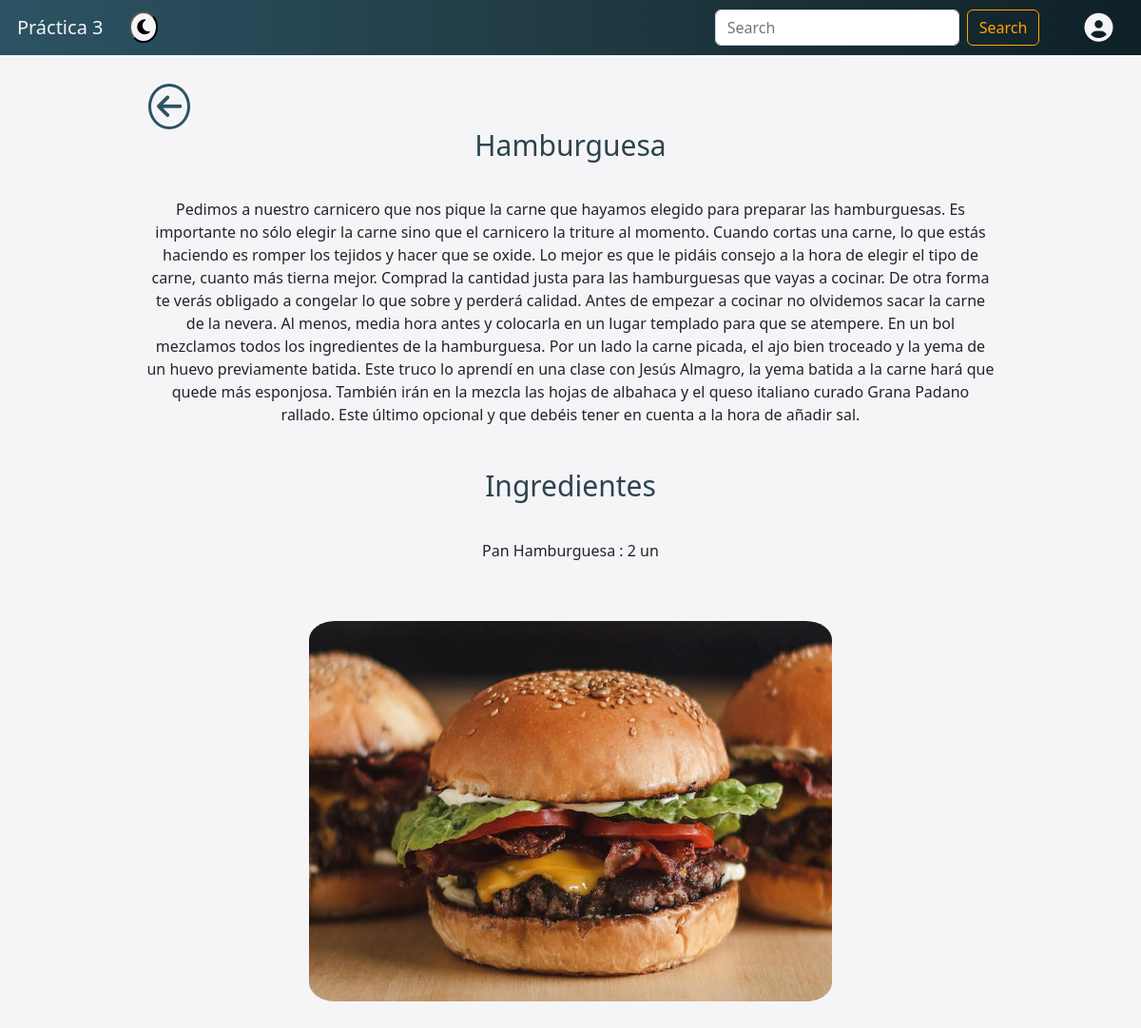
/recetas/60/, run on an earlier commit of the app's database.
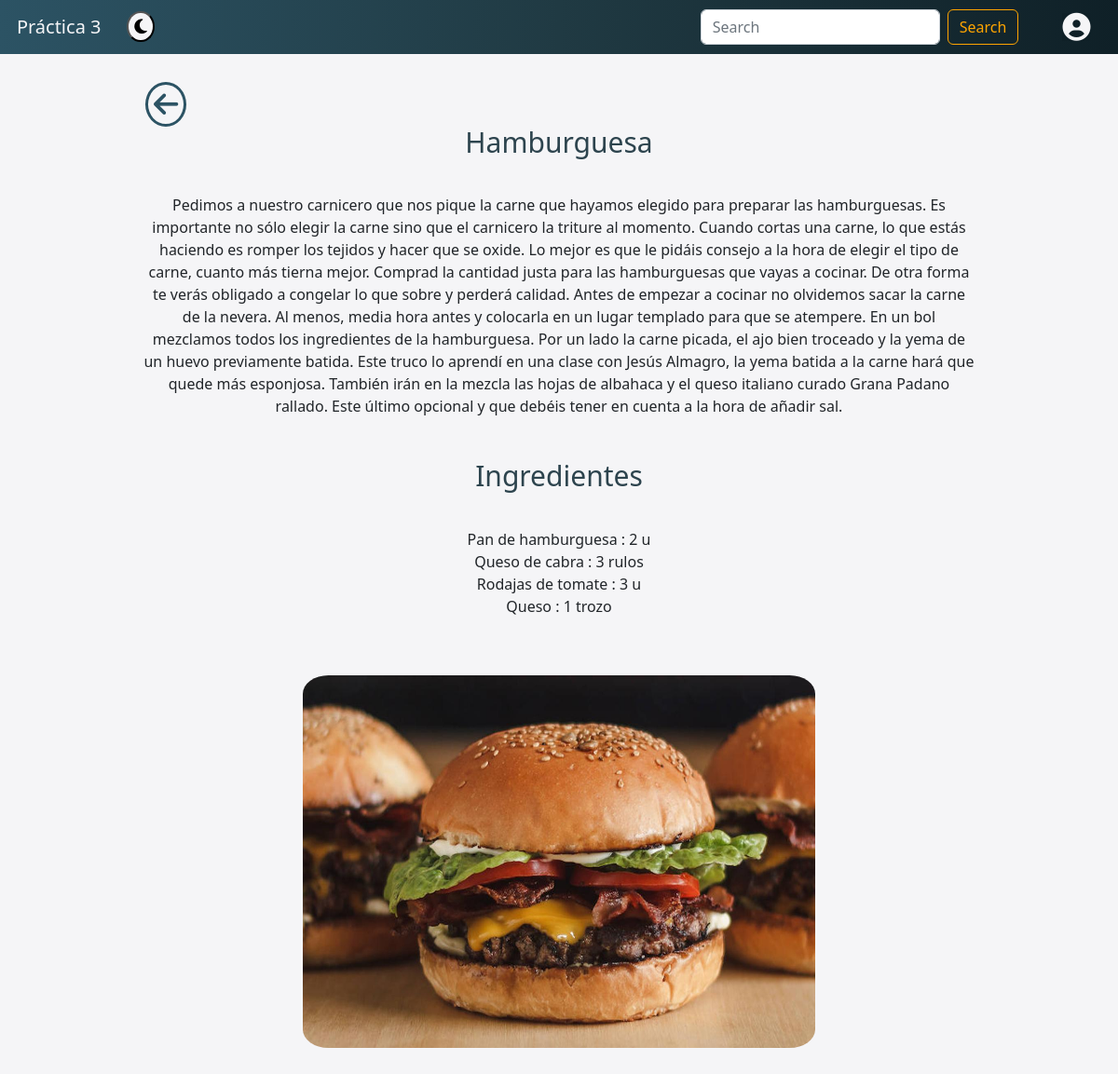
And on a later commit of the database.
### recetas/models.py (models this page shows, shortened)
class Receta(models.Model):
	nombre       = models.CharField(max_length=200, validators=[validate_mayus])
	preparación  = models.TextField(max_length=5000, validators=[validate_mayus])
	foto         = models.FileField(upload_to='media/fotos')

class Ingrediente(models.Model):
	nombre        = models.CharField(max_length=100)
	cantidad      = models.PositiveSmallIntegerField()
	unidades      = models.CharField(max_length=5)
	receta        = models.ForeignKey(Receta, on_delete=models.CASCADE)

### recetas/views.py (the view)
# urls.py: path('recetas/<int:id>/', views.detalles, name='detalles'),
def detalles(request, id):
    receta = Receta.objects.get(id = id)
    ingredientes = Ingrediente.objects.filter(receta = receta)
    return render(request, "detalles.html", {'receta': receta, 'ingredientes': ingredientes})

### recetas/templates/detalles.html (shortened to what this page needs)
{% extends 'base.html' %}
{% block contenido %}
    {% load static %}
    <link rel="stylesheet" href="{% static 'css/detalles.css' %}">
    <a class="fas fa-arrow-left" href="/"></a>
    <div class="div-detalles-comida" id="div-detalles-comida">
        <br><br><br>
        <p class="p-detalles-titulo">{{receta.nombre}}</p>
        <p class="p-detalles-receta">{{receta.preparación|linebreaksbr}}</p>
        {% if ingredientes %}
            <br>
            <p class="p-detalles-titulo">Ingredientes</p>
            <p class="p-detalles-receta">
                {% for ingrediente in ingredientes %}
                    {{ingrediente.nombre}} : {{ingrediente.cantidad}} {{ingrediente.unidades}}<br>
                {% endfor %}
            </p>
        {% endif %}
        <br>
        <img src="/{{receta.foto}}" class="detalles-imagen">
    </div>
{% endblock %}

### recetas/templates/base.html (shortened to what this page needs)
{% load static %}
<!DOCTYPE html>
<html lang="en">
<head>
	<link href="https://cdn.jsdelivr.net/npm/bootstrap@5.2.2/dist/css/bootstrap.min.css" rel="stylesheet">
	<link rel="stylesheet" href="{% static 'css/base.css' %}">
</head>
<body>
	<header>
		<nav class="navbar navbar-expand-lg bg-light" id="barra">
			<div class="container-fluid">
				<a class="navbar-brand" href="/">Práctica 3</a>
				<button class="switch" id="switch">
					<span><i class="fas fa-moon"></i></span>
				</button>
				<div class="collapse navbar-collapse" id="navbarSupportedContent">
					<form class="d-flex" role="search" method="GET" action="/">
						<input class="form-control me-2" type="search" placeholder="Search" aria-label="Search" name="searchInput">
						<button class="btn btn-outline-success" type="submit" id="boton-busqueda">Search</button>
					</form>
				</div>
				{% if user.is_authenticated %}
					<a class="nombre_usuario">{{ user.get_username }}</a>
					<a class="fas fa-sign-out-alt" href="{% url 'logout' %}?next={{ request.path }}"></a>
				{% else %}
					<a class="fas fa-user-circle" href="{% url 'login' %}?next={{ request.path }}"></a>
				{% endif %}
			</div>
		</nav>
	</header>
	<div class="container">
		{% block contenido %}
		{% endblock %}
	</div>
</body>
</html>

### recetas/static/css/base.css (style rules this page uses)
.navbar-brand { font-weight: 300; color: #f5f5f7; padding: 0.5%; }
.switch { font-size: 18px; border-radius: 100%; background-color: #f5f5f7; margin-left: 0.5%; }
.navbar.navbar-expand-lg.bg-light { background: #0F2027; background: -webkit-linear-gradient(to right, #2C5364, #203A43, #0F2027); background: linear-gradient(to right, #2C5364, #203A43, #0F2027); }
.btn.btn-outline-success { color: orange; border-color: orange; }
.fas.fa-user-circle { text-decoration: none; font-size: 30px; color: #f5f5f7; background-color: #0F2027; margin-left: 4%; margin-right: 1.5%; }
body { background-color: #f5f5f7; transition: .3s ease all; margin-bottom: 3%; }
.fas.fa-arrow-left { padding: 6px; position: absolute; margin-top: 2.5%; left: 13%; text-decoration: none; border: solid; border-radius: 100%; border-width: 3px; font-size: 30px; color: #2C5364; }

### recetas/static/css/detalles.css (style rules this page uses)
.div-detalles-comida { text-align: center; }
.p-detalles-titulo { text-align: center; color: #2d444e; font-weight: 500; font-size: 30px; margin-bottom: 3%; }
.p-detalles-receta { font-size: 16px; margin-right: 10%; margin-left: 10%; }
.detalles-imagen { width: 550px; height: 400px; border-radius: 5%; margin-top: 2%; margin-bottom: 5%; }

What changed in the data, as far as the page shows it:
changed Ingrediente: nombre "Pan Hamburguesa" → "Pan de hamburguesa"; unidades "un" → "u"
added Ingrediente: nombre "Queso de cabra", cantidad "3", unidades "rulos"
added Ingrediente: nombre "Rodajas de tomate", cantidad "3", unidades "u"
added Ingrediente: nombre "Queso", cantidad "1", unidades "trozo"
